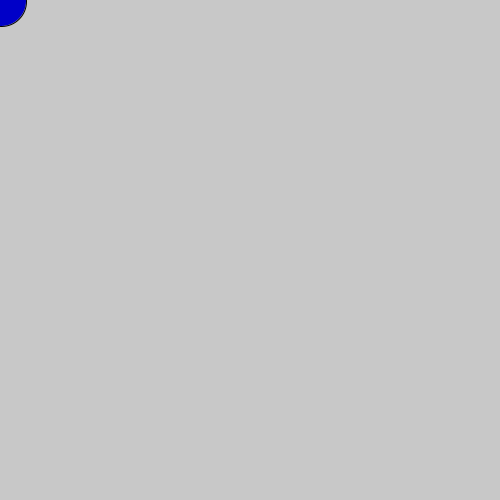
Frame 1 (no input)
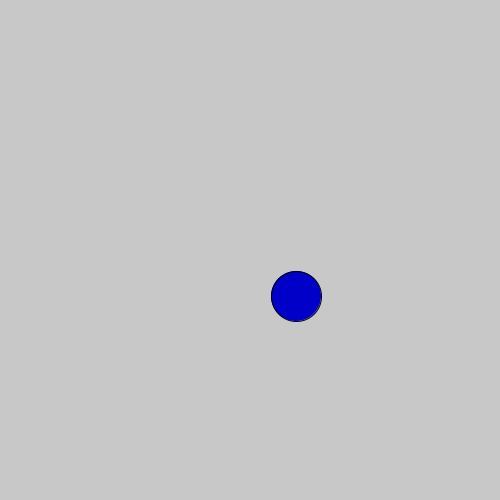
Frame 60 (the mouse pressed at the canvas centre just before this capture)
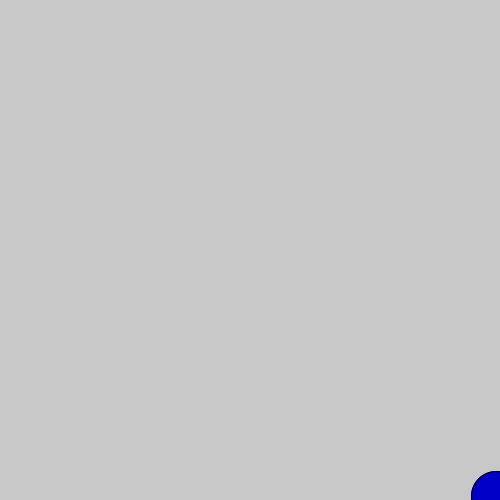
Frame 120 (the mouse held since frame 60 and released just before this capture)

The Processing sketch that drew these frames (run headless with seeded random() and noise(); from frame 60 on, the mouse is pressed at the canvas centre):

// Processing sketch: Pong_spil
// ── Pong_spil.pde
void setup(){
 size (500,500);
  
}

float ballx = 1;
float bally = 1;

void draw(){
 background (200);
 stroke(0);
 fill(0,0,200);
 ellipse(ballx,bally,50,50);
 ballx += +5;
 bally += +5;
 
if (ballx > 500) {
  ballx += -5;
 
}
 
if (bally > 500) {
  bally += -5;
  
}
if (ballx < 0) {
  ballx += +5;
 
}
 
if (bally < 0) {
  bally += +5;
  
}

}
